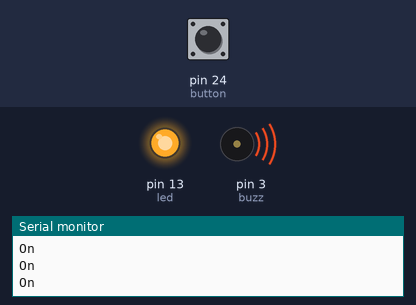
Recording of a sketch running on a simulated Arduino Mega 2560, built with avr-gcc and run on an emulated ATmega2560. Parts: output pins drawn as LEDs (lit = HIGH), buzzer (waves = sounding), the last lines printed to the serial monitor. The inputs (shaded band) are chosen by the test bench; at power-on: pin 24 (button) HIGH.

Above: at 2.3 s.
2.4 s: pin 24 (button) pulled LOW for 0.9 s
At 3.15 s:
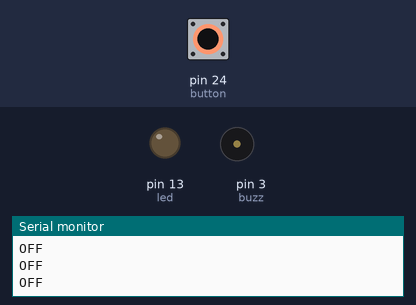
4.8 s: pin 24 (button) pulled LOW for 3.2 s
At 9.0 s:
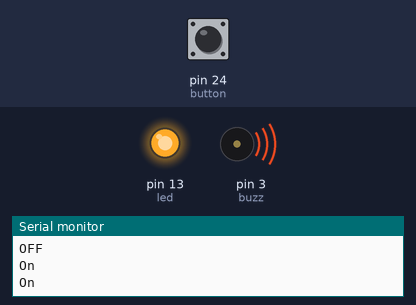
Timing chart, 0 to 15.5 s (numbered marks = the images above; inputs shaded):
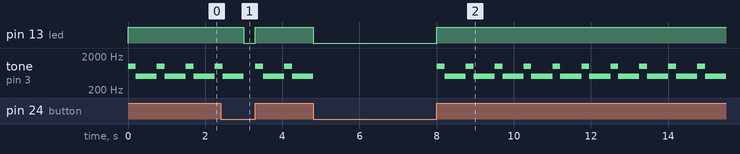

Measured:
- after the input at 2.4 s, pin 13 (led): HIGH → LOW after 0.60 s, → HIGH 0.30 s later
- after the input at 4.8 s, pin 13 (led): HIGH → LOW at once, → HIGH 3.2 s later
- by itself, tone on pin 3 (buzz): repeats every 0.75 s: 1000 Hz 0.20 s, 500 Hz 0.55 s

The sketch:

ToggleSwitch_ON-OFF.ino
```cpp
int button = 24;
int led = 13 ;
int buzz = 3;

void setup(){
  pinMode(led, OUTPUT);
  pinMode(button, INPUT_PULLUP); // set the internal pull up resistor, unpressed button is HIGH
  Serial.begin(9600);
}

void loop(){
  if (digitalRead(button) == true) {
    digitalWrite(led, HIGH);
    Serial.println("On");
    tone(buzz, 1000);
      delay(200);
      tone(buzz, 500);
      delay(500);
    //while(digitalRead(button) == true);
  }else{
    digitalWrite(led, LOW);
    Serial.println("OFF");
   // while(digitalRead(button) == false)
      tone(buzz, 0);
  }
  delay(50); // keeps a small delay
}
```
